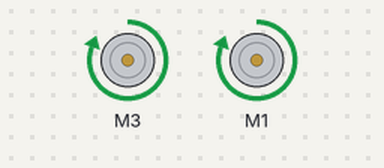
The sketch below on a simulated Arduino Uno, built with avr-gcc and run on an emulated ATmega328P. Shown: 2 × DC motor (green arrow = forward, orange = backward, longer = faster).

Above: at 0.5 s.
At 2.5 s:
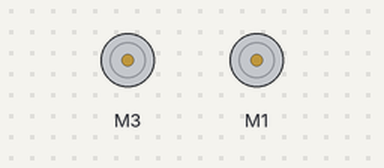
At 6.5 s:
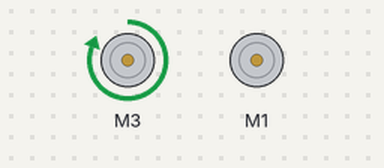
At 10.5 s:
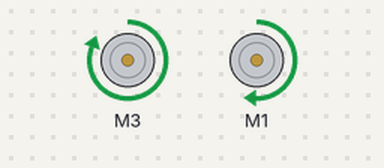
Timing chart, 0 to 15.6 s (numbered marks = the images above):
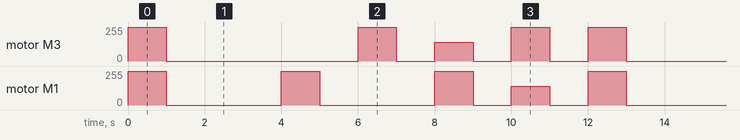

The sketch:

testForwaed.ino
```cpp
#include <AFMotor.h>

AF_DCMotor Left(3);
AF_DCMotor Right(1);

int left[6] = {255,0,0,255,140,255};
int right[6] = {255,0,255,0,255,140};

void setup() {
  Left.setSpeed(255);
  Right.setSpeed(255);
}

void loop() {
  for(int i=0; i<6; i++){

    Left.setSpeed(left[i]);
    Right.setSpeed(right[i]);
    Left.run(FORWARD);
    Right.run(FORWARD);
    delay(1000);
    Left.run(RELEASE);
    Right.run(RELEASE);
    delay(1000);
  }

}
```

Measured:
- by itself, motor M3: repeats every 12.0 s: stopped 5.0 s, forward 255/255 1.0 s, stopped 1.0 s, forward 140/255 1.0 s, 2 × (stopped 1.0 s, forward 255/255 1.0 s)
- by itself, motor M1: repeats every 12.0 s: 2 × (stopped 3.0 s, forward 255/255 1.0 s), stopped 1.0 s, forward 140/255 1.0 s, stopped 1.0 s, forward 255/255 1.0 s
